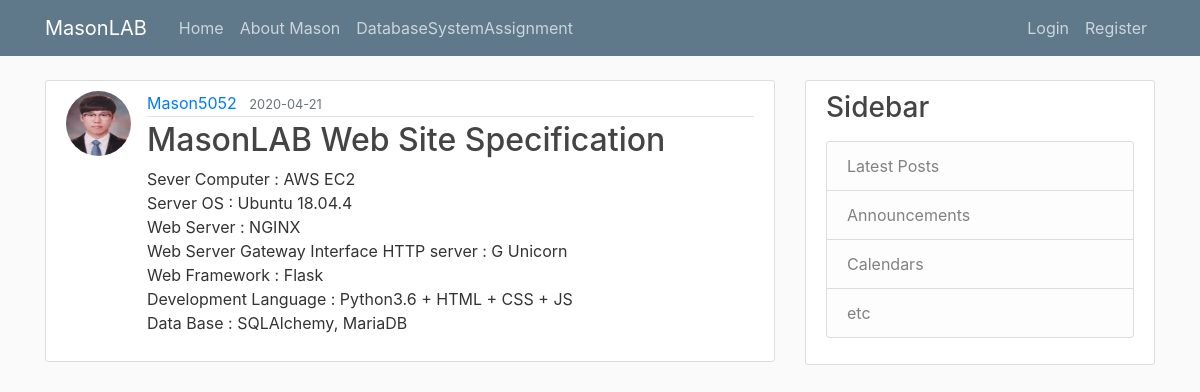
The page /post/18 on the database its author committed.
### flaskblog/models.py (models this page shows, shortened)
class User(db.Model, UserMixin):
    id = db.Column(db.Integer, primary_key=True)
    username = db.Column(db.String(20), unique=True, nullable=False)
    email = db.Column(db.String(120), unique=True, nullable=False)
    image_file = db.Column(db.String(20), nullable=False, default='default.jpg')
    password = db.Column(db.String(60), nullable=False)
    posts = db.relationship('Post', backref='author', lazy=True)

class Post(db.Model):
    id = db.Column(db.Integer, primary_key=True)
    title = db.Column(db.String(100), nullable=False)
    date_posted = db.Column(db.DateTime, nullable=False, default=datetime.utcnow)
    content = db.Column(db.Text, nullable=False)
    user_id = db.Column(db.Integer, db.ForeignKey('user.id'), nullable=False)

### flaskblog/posts/routes.py (the view)
@posts.route("/post/<int:post_id>")
def post(post_id):
    post = Post.query.get_or_404(post_id)
    return render_template('post.html', title=post.title, post=post)

### flaskblog/templates/post.html (shortened to what this page needs)
{% extends "layout.html" %}
{% block content %}
  <article class="media content-section">
    <img class="rounded-circle article-img" src="{{ url_for('static', filename='profile_pics/' + post.author.image_file) }}">
    <div class="media-body">
      <div class="article-metadata">
        <a class="mr-2" href="{{ url_for('users.user_posts', username=post.author.username) }}">{{ post.author.username }}</a>
        <small class="text-muted">{{ post.date_posted.strftime('%Y-%m-%d') }}</small>
      </div>
      <h2 class="article-title">{{ post.title }}</h2>
      <p class="article-content">{{ post.content }}</p>
    </div>
  </article>
{% endblock content %}

### flaskblog/static/main.css (style rules this page uses)
body { background: #fafafa; color: #333333; margin-top: 5rem; }
h1, h2, h3, h4, h5, h6 { color: #444444; }
.content-section { background: #ffffff; padding: 10px 20px; border: 1px solid #dddddd; border-radius: 3px; margin-bottom: 20px; }
.article-title { color: #444444; }
.article-content { white-space: pre-line; }
.article-img { height: 65px; width: 65px; margin-right: 16px; }
.article-metadata { padding-bottom: 1px; margin-bottom: 4px; border-bottom: 1px solid #e3e3e3 }

### rows shown on the page
User: image_file (picture), author.username "Mason5052"
Post: date_posted "2020-04-21", title "MasonLAB Web Site Specification", content "Sever Computer : AWS EC2 Server OS : Ubuntu 18.04.4 Web Server : NGINX Web Server Gateway Interface HTTP server : G Unicorn Web Framework : Flask Development Language : Python3.6 + HTML + CSS + JS Data Base : SQLAlchemy, MariaDB"
